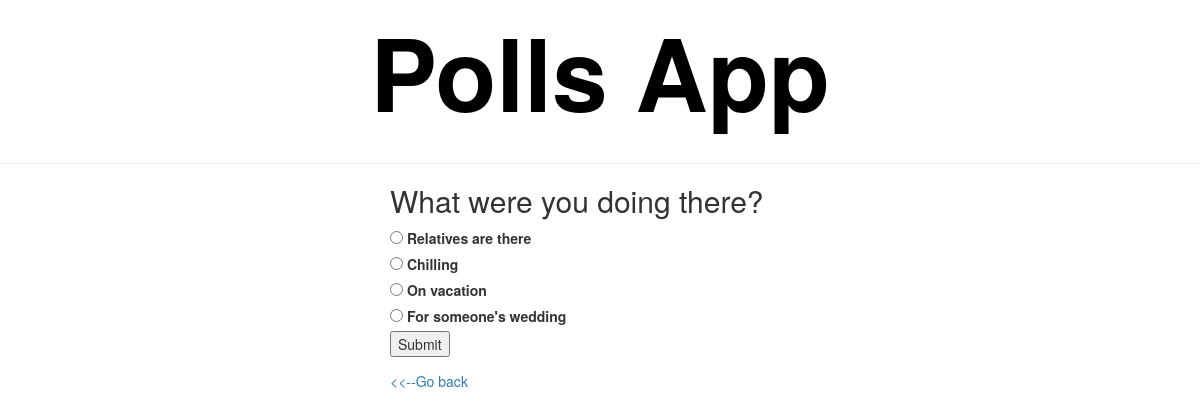
The page /polls/3/detail on the database its author committed.
### polls/models.py (models this page shows, shortened)
class Question(models.Model):
	question_text = models.CharField(max_length=200)
	publish_date = models.DateTimeField('date published')

class Choice(models.Model):
	choice_text = models.CharField(max_length=200)
	votes = models.IntegerField(default=0)
	question = models.ForeignKey(Question, on_delete=models.CASCADE)

### polls/views.py (the view)
# urls.py: url(r'^(?P<question_id>[0-9]+)/detail$', views.detail, name='detail'),
def detail(request, question_id):
	question = get_object_or_404(Question, pk=question_id)
	return render(request, 'polls/detail.html', {'question': question})

### polls/templates/polls/detail.html (shortened to what this page needs)
{% extends 'polls/base.html' %}
{% block content %}
<h2>{{question.question_text}}</h2>
<form action={% url 'polls:vote' question.id %} method='post'>
	{% for choice in question.choice_set.all %}
	    <input type='radio' name='choice' id='choice{{forloop.counter}}' value='{{choice.id}}'>
	    <label for='choice{{forloop.counter}}'>{{choice.choice_text}}</label><br>
	{% endfor %}
	<input type='submit' name='vote'>
</form>
<a href={% url 'polls:index' %}> <<--Go back</a>
{% endblock %}

### rows shown on the page
Question: question_text "What were you doing there?"
Choice: choice_text "Relatives are there"
Choice: choice_text "Chilling"
Choice: choice_text "On vacation"
Choice: choice_text "For someone's wedding"
